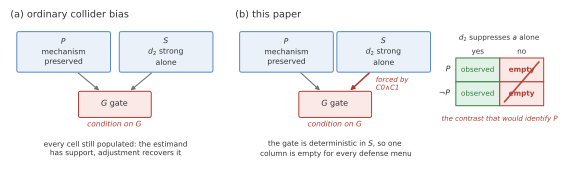

Reproduce this figure in Python.
"""
The identification figure: why the gate is not ordinary collider bias.

The paper's novelty claim over the causal-inference literature is a distinction reviewers keep
reading past when it is written as prose, so it is drawn here instead. Two panels, same graph,
different consequence:

  (a) ordinary collider bias -- conditioning on a common descendant makes P and S co-vary. The
      estimand still HAS support; the association is distorted, and adjustment can recover it in
      principle. This half is textbook and we claim no credit for it.

  (b) this paper -- C0 and C1 together make the gate DETERMINISTIC in S: a certified pair must have
      a downstream defense that suppresses the attack alone (the testability lemma). So the column
      the contrast needs is not merely undersampled, it is EMPTY for every defense menu the screen
      could range over. No adjustment set, no reweighting and no sample size recovers it.

NO theorem, proposition, corollary or lemma NUMBER is drawn into this PDF, and none should be added:
the two papers number the same results differently, so a baked number is wrong in one document while
still resolving to a real result in both -- a defect no build warning or `??` scan can see. The
numbers belong in the caption, which reaches them through \\ref. See mechanism_figure.py's note.

This figure draws no measured quantity, so it reads no results file and there is nothing to keep in
sync with the prose. Unlike the other generators it writes to paper/figures/ ONLY: it is an
ICLR-only float and the workshop body has no room for it.
"""
import os

import matplotlib
matplotlib.use("Agg")
import matplotlib.pyplot as plt
from matplotlib.patches import FancyArrowPatch, FancyBboxPatch

HERE = os.path.dirname(os.path.abspath(__file__))

INK = "0.20"
GREY = "0.45"
BLUE_F, BLUE_E = "#eaf1f8", "#5588bb"
RED_F, RED_E = "#fbe9e7", "#b03a2e"
GREEN_F, GREEN_E = "#e3f2e6", "#2f7d3f"

BOX = dict(boxstyle="round,pad=0.09", linewidth=0.7)

# Sized to the ICLR text block (\linewidth = 397.5pt = 5.51in) so the PDF is included at 1:1 and
# the point sizes below are the point sizes on the page. A wider figure would be downscaled by
# \includegraphics and the labels would shrink with it.
fig = plt.figure(figsize=(5.51, 1.66))
gs = fig.add_gridspec(1, 2, width_ratios=[1.0, 1.52], wspace=0.06)


def node(ax, x, y, text, fc, ec, w, h, fs):
    ax.add_patch(FancyBboxPatch((x - w / 2, y - h / 2), w, h,
                                facecolor=fc, edgecolor=ec, **BOX))
    ax.text(x, y, text, ha="center", va="center", fontsize=fs, color=INK, linespacing=1.25)


def arrow(ax, x0, y0, x1, y1, color=GREY, lw=0.8):
    ax.add_patch(FancyArrowPatch((x0, y0), (x1, y1), arrowstyle="-|>", mutation_scale=6,
                                 linewidth=lw, color=color, shrinkA=1, shrinkB=1))


# ----------------------------------------------------------------- panel (a)
ax = fig.add_subplot(gs[0, 0])
ax.set_xlim(0, 10.0)
ax.set_ylim(0, 6.4)
ax.axis("off")
ax.set_title("(a) ordinary collider bias", fontsize=7.0, loc="left", color=INK, pad=3)

node(ax, 2.55, 5.05, "$P$\nmechanism\npreserved", BLUE_F, BLUE_E, 4.30, 1.62, 5.5)
node(ax, 7.45, 5.05, "$S$\n$d_2$ strong\nalone", BLUE_F, BLUE_E, 4.30, 1.62, 5.5)
node(ax, 5.00, 2.72, "$G$ gate", RED_F, RED_E, 3.30, 0.98, 5.8)

arrow(ax, 3.20, 4.15, 4.30, 3.30)
arrow(ax, 6.80, 4.15, 5.70, 3.30)
ax.text(5.00, 1.82, "condition on $G$", ha="center", va="center",
        fontsize=5.4, style="italic", color=RED_E)
ax.text(5.00, 0.74, "every cell still populated: the estimand\n"
                    "has support, adjustment recovers it",
        ha="center", va="center", fontsize=5.3, color=INK, linespacing=1.35)

# ----------------------------------------------------------------- panel (b)
bx = fig.add_subplot(gs[0, 1])
bx.set_xlim(0, 15.2)
bx.set_ylim(0, 6.4)
bx.axis("off")
bx.set_title("(b) this paper", fontsize=7.0, loc="left", color=INK, pad=3)

node(bx, 2.45, 5.05, "$P$\nmechanism\npreserved", BLUE_F, BLUE_E, 4.30, 1.62, 5.5)
node(bx, 7.10, 5.05, "$S$\n$d_2$ strong\nalone", BLUE_F, BLUE_E, 4.30, 1.62, 5.5)
node(bx, 4.78, 2.72, "$G$ gate", RED_F, RED_E, 3.30, 0.98, 5.8)

arrow(bx, 3.10, 4.15, 4.10, 3.30)
arrow(bx, 6.45, 4.15, 5.45, 3.30, color=RED_E, lw=1.1)
bx.text(6.72, 3.62, "forced by\nC0$\\wedge$C1", fontsize=5.0, style="italic",
        color=RED_E, ha="left", va="center", linespacing=1.25)
bx.text(4.78, 1.82, "condition on $G$", ha="center", va="center",
        fontsize=5.4, style="italic", color=RED_E)
bx.text(4.78, 0.74, "the gate is deterministic in $S$, so one\n"
                    "column is empty for every defense menu",
        ha="center", va="center", fontsize=5.3, color=INK, linespacing=1.35)

# the 2x2, with the column the identifying contrast needs struck out
X0, Y0, CW, RH = 10.55, 2.66, 2.10, 1.06
bx.text(X0 + CW, Y0 + 2 * RH + 0.86, "$d_2$ suppresses $a$ alone",
        ha="center", va="center", fontsize=5.2, color=INK)
for j, head_ in enumerate(["yes", "no"]):
    bx.text(X0 + j * CW + CW / 2, Y0 + 2 * RH + 0.28, head_,
            ha="center", va="center", fontsize=5.2, color=INK)
for i, lab in enumerate(["$P$", "$\\neg P$"]):
    bx.text(X0 - 0.22, Y0 + (1 - i) * RH + RH / 2, lab,
            ha="right", va="center", fontsize=5.6, color=INK)
    for j in range(2):
        empty = (j == 1)
        bx.add_patch(FancyBboxPatch((X0 + j * CW, Y0 + (1 - i) * RH), CW, RH,
                                    boxstyle="square,pad=0",
                                    facecolor=RED_F if empty else GREEN_F,
                                    edgecolor=RED_E if empty else GREEN_E, linewidth=0.7))
        bx.text(X0 + j * CW + CW / 2, Y0 + (1 - i) * RH + RH / 2,
                "empty" if empty else "observed",
                ha="center", va="center", fontsize=5.2,
                color=RED_E if empty else GREEN_E,
                fontweight="bold" if empty else "normal")
bx.annotate("", xy=(X0 + CW + 0.14, Y0 + 0.08), xytext=(X0 + 2 * CW - 0.14, Y0 + 2 * RH - 0.08),
            arrowprops=dict(arrowstyle="-", color=RED_E, linewidth=1.2, alpha=0.9))
bx.text(X0 + CW, Y0 - 0.62, "the contrast that would identify $P$",
        ha="center", va="center", fontsize=5.0, style="italic", color=RED_E)

fig.subplots_adjust(left=0.008, right=0.995, top=0.90, bottom=0.03)
out = os.path.join(HERE, "identification_dag.pdf")
plt.savefig(out, bbox_inches="tight")
print("Saved:", out)
